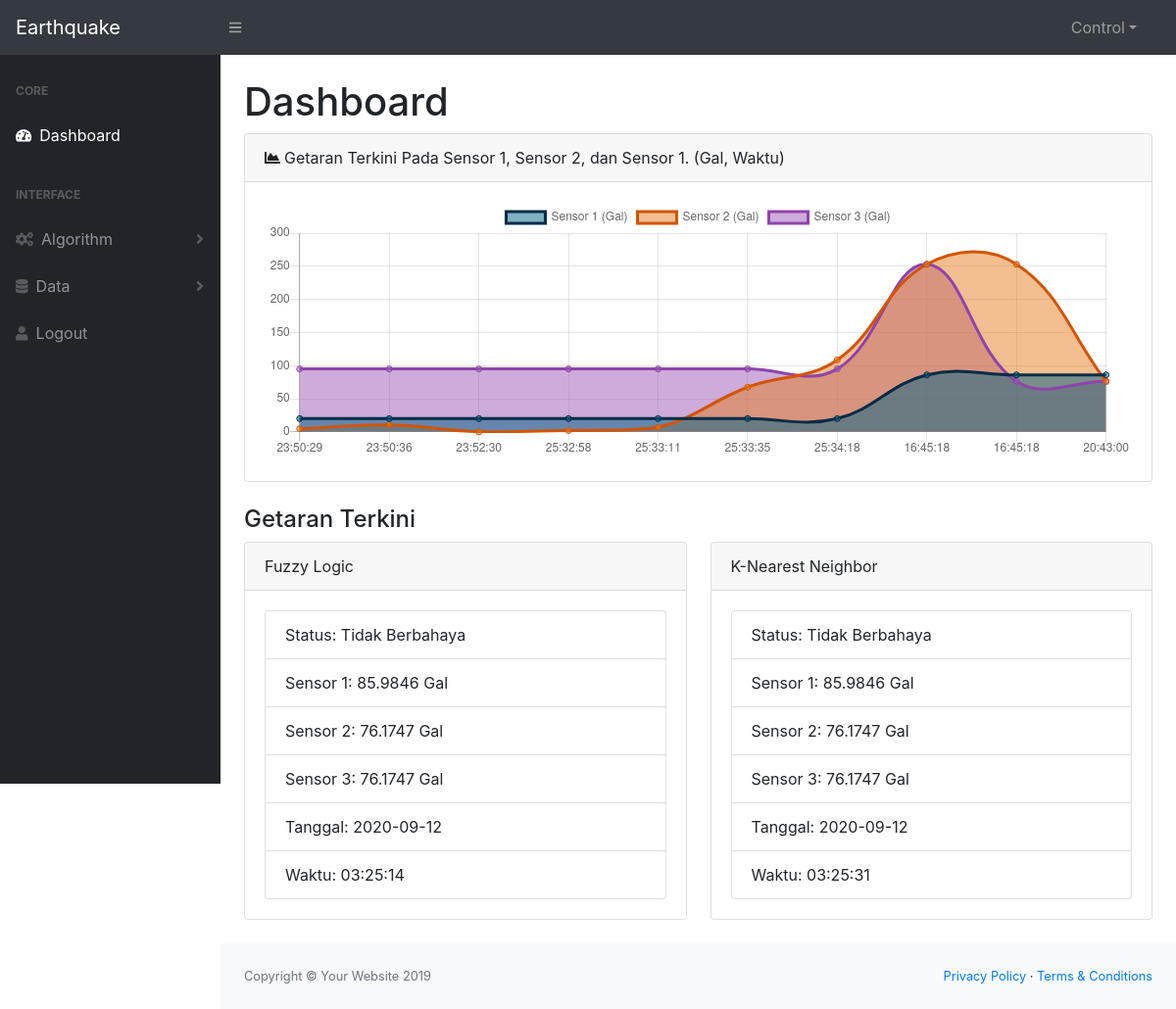
The page /dist/index.php on the database its author committed.
### tables this page shows
CREATE TABLE `fuzzy` (
  `id` int(10) NOT NULL,
  `hasil` int(2) NOT NULL,
  `pga1` float DEFAULT NULL,
  `pga2` float DEFAULT NULL,
  `pga3` float DEFAULT NULL,
  `tanggal` date DEFAULT NULL,
  `waktu` time DEFAULT NULL
);

CREATE TABLE `knn` (
  `id` int(10) NOT NULL,
  `hasilk` int(2) NOT NULL,
  `pga1` float DEFAULT NULL,
  `pga2` float DEFAULT NULL,
  `pga3` float DEFAULT NULL,
  `tanggal` date DEFAULT NULL,
  `waktu` time DEFAULT NULL
);

### dist/index.php (the view, shortened to what this page needs)
<!DOCTYPE html>
<html lang="en">
<?php
    $mysqli = new mysqli("localhost", "root", "", "earthquake");
?>
    <head>
        <link href="css/styles.css" rel="stylesheet" />
        <link href="https://cdn.datatables.net/1.10.20/css/dataTables.bootstrap4.min.css" rel="stylesheet" />
    </head>
    <body class="sb-nav-fixed">
        <nav class="sb-topnav navbar navbar-expand navbar-dark bg-dark">
            <a class="navbar-brand" href="index.php">Earthquake</a><button class="btn btn-link btn-sm order-1 order-lg-0" id="sidebarToggle" href="#"><i class="fas fa-bars"></i></button
            >
            <form class="d-none d-md-inline-block form-inline ml-auto mr-0 mr-md-3 my-2 my-md-0">
                <div class="input-group">
                    <ul class="navbar-nav ml-auto ml-md-0">
                <li class="nav-item dropdown">
                    <a class="nav-link dropdown-toggle" id="userDropdown" href="#" role="button" data-toggle="dropdown" aria-haspopup="true" aria-expanded="false">Control</a>
                </li>
            </ul>
                </div>
            </form>
        </nav>
        <div id="layoutSidenav">
            <?php include "menu.php" ?>
            <div id="layoutSidenav_content">
                <main>
                    <div class="container-fluid">
                        <h1 class="mt-4">Dashboard</h1>
                        <div class="card mb-4">
                            <?php
                                $datapga1 = '';
                                $dataid2 = '';
                                $datapga2 = '';
                                $datapga3 = '';
                                $sql1 = "SELECT * FROM (SELECT id_sensor1, pga1, tanggal, waktu from sensor1 ORDER BY id_sensor1 DESC LIMIT 10) Var1 ORDER BY id_sensor1 ASC";
                                $sql2 = "SELECT * FROM (SELECT id_sensor2, pga2, tanggal, waktu from sensor2 ORDER BY id_sensor2 DESC LIMIT 10) Var1 ORDER BY id_sensor2 ASC";
                                $sql3 = "SELECT * FROM (SELECT id_sensor3, pga3, tanggal, waktu from sensor3 ORDER BY id_sensor3 DESC LIMIT 10) Var1 ORDER BY id_sensor3 ASC";
                                $result1 = mysqli_query($mysqli, $sql1);
                                $result2 = mysqli_query($mysqli, $sql2);
                                $result3 = mysqli_query($mysqli, $sql3);
                                while ($row1 = mysqli_fetch_array($result1)) {
                                    $datapga1 = $datapga1 . '"'. $row1['pga1'].'",';
                                }
                                while ($row2 = mysqli_fetch_array($result2)) {
                                    $dataid2 = $dataid2 . '"'. $row2['waktu'].'",';
                                    $datapga2 = $datapga2 . '"'. $row2['pga2'].'",';
                                }
                                while ($row3 = mysqli_fetch_array($result3)) {
                                    $datapga3 = $datapga3 . '"'. $row3['pga3'].'",';
                                }
                                $datapga1 = trim($datapga1,",");
                                $dataid2 = trim($dataid2,",");
                                $datapga2 = trim($datapga2,",");
                                $datapga3 = trim($datapga3,",");
                            ?>
                            <div class="card-header"><i class="fas fa-chart-area mr-1"></i>Getaran Terkini Pada Sensor 1, Sensor 2, dan Sensor 1. (Gal, Waktu)</div>
                            <div class="card-body"><canvas id="myChart" width="100%" height="30"></canvas></div>
                            <script>
                                let myChart = document.getElementById('myChart').getContext('2d')
                                let barChart = new Chart(myChart,{
                                    type: 'line',
                                    options:{
                                        scales:{
                                            xAxes:[{
                                                labelString:'waktu'
                                            }]
                                        }
                                    },
                                    data:{
                                        labels: [<?php echo $dataid2; ?>],
                                        datasets:[{
                                            label: "Sensor 1 (Gal)",
                                            backgroundColor: 'rgba(0,99,132,0.5)',
                                            borderColor: 'rgb(2,44,71)',
                                            data: [<?php echo $datapga1; ?>],
                                        },
                                        {
                                            label: "Sensor 2 (Gal)",
                                            backgroundColor: 'rgba(230, 126, 34, 0.5)',
                                            borderColor: 'rgb(211, 84, 0)',
                                            data: [<?php echo $datapga2; ?>],
                                        },
                                        {
                                            label: "Sensor 3 (Gal)",
                                            backgroundColor: 'rgba(155, 89, 182,0.5)',
                                            borderColor: 'rgb(142, 68, 173)',
                                            data: [<?php echo $datapga3; ?>],
                                        }]
                                    }
                                });
                            </script>
                        </div>
                         <h4 class="mt-4">Getaran Terkini</h1>
                        <div class="row">
                            <div class="col-xl-6">
                                <div class="card mb-4">
                                    <div class="card-header">Fuzzy Logic</div>
                                    <div class="card-body">
                                        <ul class="list-group">
                                            <?php
                                                $query_tampilfu = "SELECT * FROM fuzzy ORDER BY ID DESC LIMIT 1";
                                                $fuzzy = mysqli_query($mysqli, $query_tampilfu);
                                                while ($rowf = mysqli_fetch_array($fuzzy)) {
                                                    $datahasil = $rowf['hasil'];
                                                    $datapga9 = $rowf['pga1'];
                                                    $datapga8 = $rowf['pga2'];
                                                    $datapga7 = $rowf['pga3'];
                                                    $tglfuz = $rowf['tanggal'];
                                                    $wktfuz = $rowf['waktu'];
                                                }
                                            ?>
                                            <li class="list-group-item">Status: <?php if($datahasil == 1){echo "Berbahaya";}else{echo "Tidak Berbahaya";} ?></li>
                                            <li class="list-group-item">Sensor 1: <?php echo $datapga9, " Gal"; ?></li>
                                            <li class="list-group-item">Sensor 2: <?php echo $datapga8, " Gal"; ?></li>
                                            <li class="list-group-item">Sensor 3: <?php echo $datapga7, " Gal"; ?></li>
                                            <li class="list-group-item">Tanggal: <?php echo $tglfuz; ?></li>
                                            <li class="list-group-item">Waktu: <?php echo $wktfuz; ?></li>
                                        </ul>
                                    </div>
                                </div>
                            </div>
                            <div class="col-xl-6">
                                <div class="card mb-4">
                                    <div class="card-header">K-Nearest Neighbor</div>
                                    <div class="card-body">
                                        <ul class="list-group">
                                            <?php
                                                $query_tampilfu = "SELECT * FROM knn ORDER BY ID DESC LIMIT 1";
                                                $fuzzy = mysqli_query($mysqli, $query_tampilfu);
                                                while ($rowf = mysqli_fetch_array($fuzzy)) {
                                                    $datahasil = $rowf['hasilk'];
                                                    $datapga9 = $rowf['pga1'];
                                                    $datapga8 = $rowf['pga2'];
                                                    $datapga7 = $rowf['pga3'];
                                                    $tglknn = $rowf['tanggal'];
                                                    $wktknn = $rowf['waktu'];
                                                }
                                            ?>
                                            <li class="list-group-item">Status: <?php if($datahasil == 1){echo "Berbahaya";}else{echo "Tidak Berbahaya";} ?></li>
                                            <li class="list-group-item">Sensor 1: <?php echo $datapga9, " Gal"; ?></li>
                                            <li class="list-group-item">Sensor 2: <?php echo $datapga8, " Gal"; ?></li>
                                            <li class="list-group-item">Sensor 3: <?php echo $datapga7, " Gal"; ?></li>
                                            <li class="list-group-item">Tanggal: <?php echo $tglknn; ?></li>
                                            <li class="list-group-item">Waktu: <?php echo $wktknn; ?></li>
                                        </ul>
                                    </div>
                                </div>
                            </div>
                        </div>
                    </div>
                </main>
                <footer class="py-4 bg-light mt-auto">
                    <div class="container-fluid">
                        <div class="d-flex align-items-center justify-content-between small">
                            <div class="text-muted">Copyright &copy; Your Website 2019</div>
                            <div>
                                <a href="#">Privacy Policy</a>
                                &middot;
                                <a href="#">Terms &amp; Conditions</a>
                            </div>
                        </div>
                    </div>
                </footer>
            </div>
        </div>
    </body>
</html>

### rows shown on the page
fuzzy: pga1 "85.9846", pga2 "76.1747", pga3 "76.1747", tanggal "2020-09-12", waktu "03:25:14"
knn: pga1 "85.9846", pga2 "76.1747", pga3 "76.1747", tanggal "2020-09-12", waktu "03:25:31"

### other values the page prints
chart data {{ $dataid2 }} "23:50:29","23:50:36","23:52:30","25:32:58","25:33:11","25:33:35","25:34:18","16:45:18","16:45:18","20:43:00"
chart data {{ $datapga1 }} "19.9996","19.9996","19.9996","19.9996","19.9996","19.9996","19.9996","85.9846","85.9846","85.9846"
chart data {{ $datapga2 }} "4.6107","10.3986","0","2.0601","6.7689","67.3947","108.597","253.098","253.098","76.1747"
chart data {{ $datapga3 }} "94.9902","94.9902","94.9902","94.9902","94.9902","94.9902","94.9902","253.098","76.1747","76.1747"
